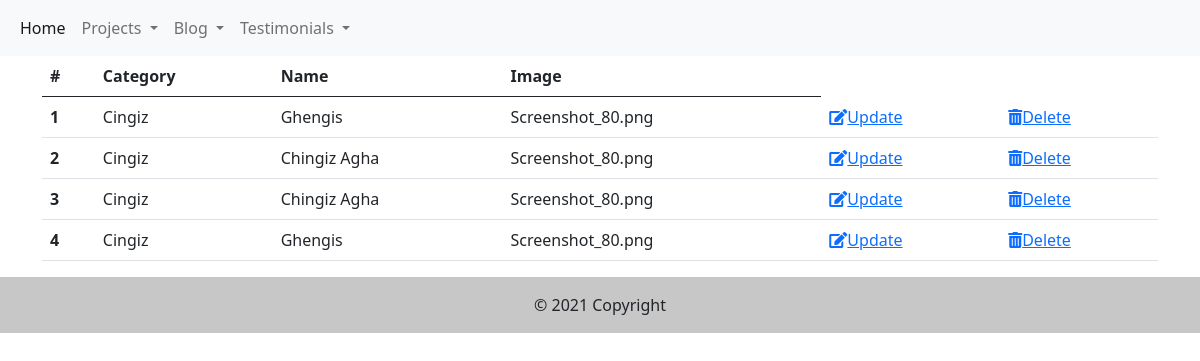
The page /admin/project on the database its author committed.
### app.py (models this page shows)
class Project(db.Model):
    id = db.Column(db.Integer, primary_key=True)
    name = db.Column(db.String(50), nullable=False)
    image = db.Column(db.String(20), default='uploads/default.jpeg')
    category = db.Column(db.Integer, db.ForeignKey('procategory.id'), nullable=False)

### app.py (the view)
@app.route('/admin/project')
def project_list():
    projects = Project.query.all()
    return render_template('admin/project.html', projects=projects)

### templates/admin/project.html
{% extends 'admin/base.html' %}
{% block content %}
<div class="container">
    <div class="row ">
      <div class="col">
        <table class="table">
            <thead>
              <tr>
                <th scope="col">#</th>
                <th scope="col">Category</th>
                <th scope="col">Name</th>
                <th scope="col">Image</th>
              </tr>
            </thead>
            <tbody>
               {% for project in projects %}
              <tr>
                <th scope="row">{{project.id}}</th>
                <td>{{project.category}}</td>
                <td>{{project.name}}</td>
                <td>{{project.image}}</td>
                <td><a href="{{url_for('project_update', id=project.id)}}"><i class="fas fa-edit"></i>Update</a></td>
                <td><a href="{{url_for('pro_delete', id=project.id)}}"><i class="fas fa-trash-alt"></i>Delete</a></td>             </tr>
              {% endfor %}
            </tbody>
          </table>
      </div>
    </div>
  </div>
{% endblock %}

### rows shown on the page
Project: id "1", category "Cingiz", name "Ghengis", image "Screenshot_80.png"
Project: id "2", category "Cingiz", name "Chingiz Agha", image "Screenshot_80.png"
Project: id "3", category "Cingiz", name "Chingiz Agha", image "Screenshot_80.png"
Project: id "4", category "Cingiz", name "Ghengis", image "Screenshot_80.png"
